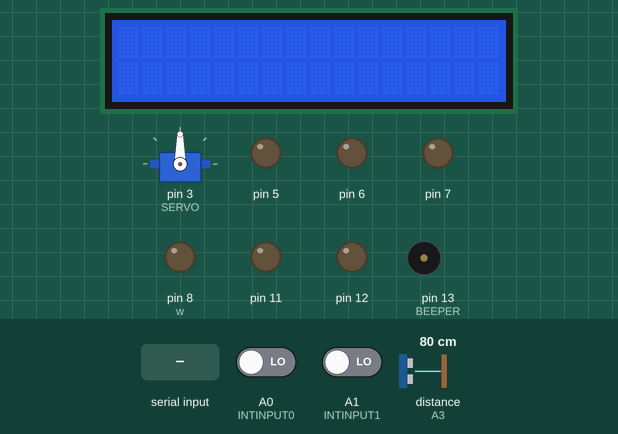
Recording of a sketch running on a simulated Arduino Uno, built with avr-gcc and run on an emulated ATmega328P. On the bench: servo, 16×2 character LCD, output pins drawn as LEDs (lit = HIGH), buzzer (waves = sounding, pin HIGH). Wiring (inferred from the names in the program): ultrasonic range finder: trigger A2; echo A3. Inputs (shaded band) come from the test bench; at power-on: distance to the obstacle (sensor on A3) 80 cm, A0 (INTINPUT0) LOW, A1 (INTINPUT1) LOW. The echo pulse lasts 58.3 µs per cm; pins used as bus, display or sensor lines are not drawn; what the sketch prints to the serial monitor is not drawn.

Above: at 1.2 s.
1.3 s: distance to the obstacle (sensor on A3) set to 2 cm
At 3.7 s:
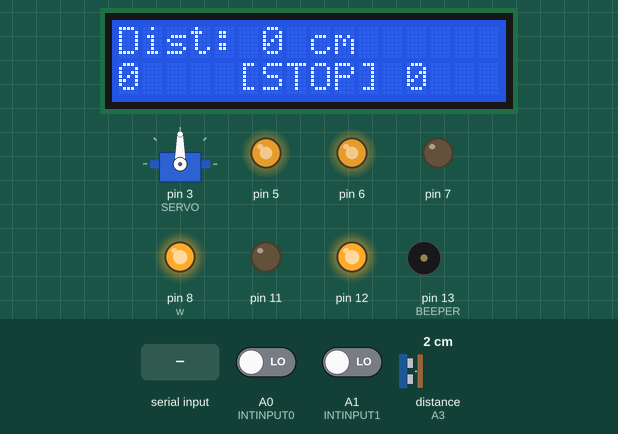
4.0 s: byte 117 ('u') received over Serial
At 4.48 s:
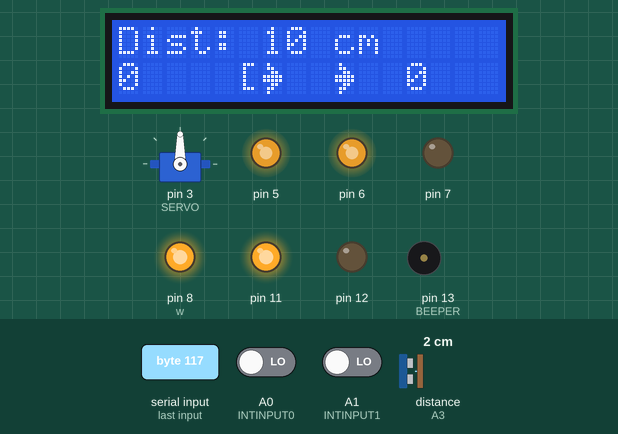
6.3 s: byte 106 ('j') received over Serial
At 6.98 s:
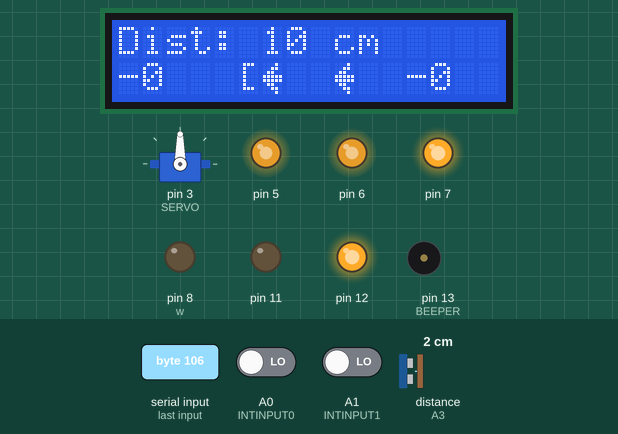
8.6 s: "1" received over Serial
At 8.95 s:
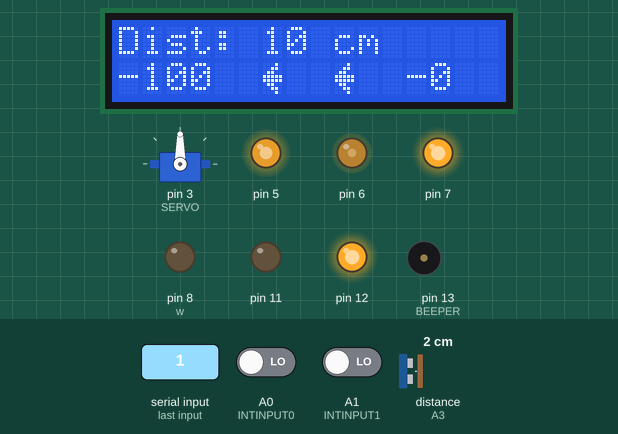
10.8 s: byte 105 ('i') received over Serial
At 11.48 s:
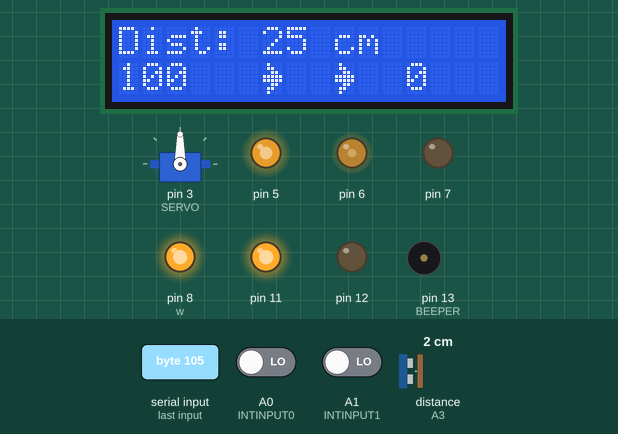
13.1 s: byte 53 ('5') received over Serial
At 14.72 s:
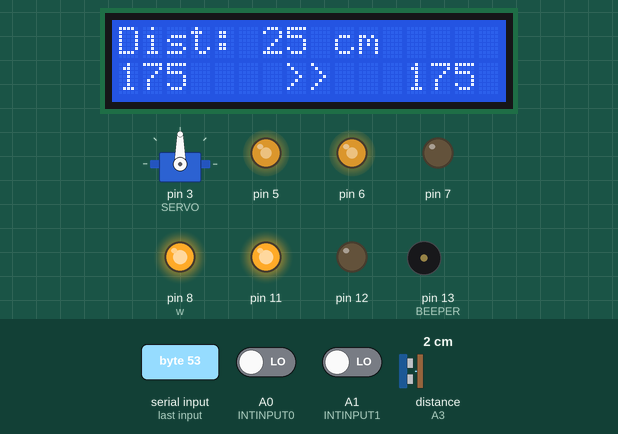
Timing chart, 0 to 16.2 s (numbered marks = the images above; inputs shaded):
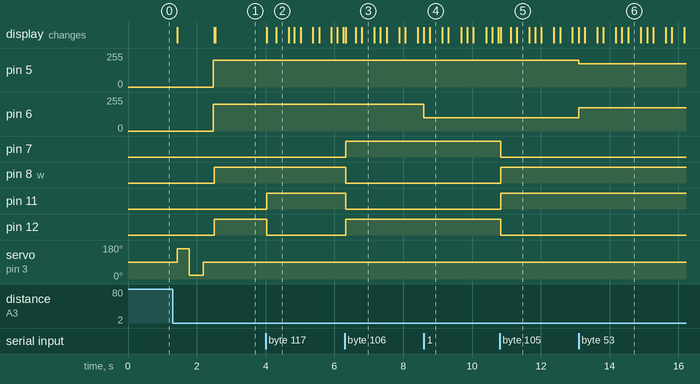

The sketch:

lab2_wheelsBasic.ino
```cpp
#include "Wheels.h"
#include "Display.h"
//#include "TimerOne.h"
#include "PinChangeInterrupt.h"
#include <Servo.h>

// NIE BRAC SAMOCHODZIKOW 0 I 2
// SAMOCHÓD NUMER 20 COŚ NIE STYKA

#define INTINPUT0 A0
#define INTINPUT1 A1
#define BEEPER 13

// piny dla sonaru (HC-SR04)
#define TRIG A2
#define ECHO A3

// pin kontroli serwo (musi być PWM)
#define SERVO 3
Servo serwo;

long int intPeriod = 500000;

volatile unsigned long cnt0, cnt1;

Wheels w;
Display d;
volatile char cmd;

unsigned long moveStart = 0;
unsigned long moveTime = 0;
unsigned long totalMoveCount = 0;

unsigned long lastDisplayUpdate = 0;
unsigned long lastSonarCheck = 0;
const unsigned long displayInterval = 150; // Odświeżaj co 150ms
const unsigned long sonarInterval = 200; // Odświeżaj co 50ms


// = #szczelin / (3.14*średnica koła np 6.5)
const float PULSES_PER_CM = 1.85;

enum movement_enum{
  NONE = 0,
  FORWARD = 1,
  BACKWARD = 2,
  TURN = 3,
};

enum car_state{
  MOVE = 0,
  SCAN = 1,
  TURN_WAIT = 2, // czekamy aż autko fizycznie skończy obrót
};

enum scan_state{
  SCAN_START = 0,
  SCAN_WAIT_LEFT = 1,
  SCAN_WAIT_RIGHT = 2,
  SCAN_DECIDE = 3,
};

scan_state scanPhase = SCAN_START;
unsigned long scanTimer = 0;
int distLeft = 0;
int distRight = 0;


int currentSpeedL = 0;
int currentSpeedR = 0;

movement_enum movement;
car_state carState = 0;

int totalDistance = 0;

/*
Napisz program, który pozwoli autku:
    wyświetlać dane z sonaru (kąt patrzenia, odległość do przeszkody) na ekranie LCD;
    zatrzymywać się przed przeszkodą;
    podejmować decyzję co do sposobu jej ominięcia;
    kontynuować jazdę .
*/

void setup() {
  Serial.begin(9600);

  pinMode(TRIG, OUTPUT);    // TRIG startuje sonar
  pinMode(ECHO, INPUT);     // ECHO odbiera powracający impuls
  serwo.attach(SERVO);
  serwo.write(90);

  pinMode(BEEPER, OUTPUT);

  // put your setup code here, to run once:
  w.attach(8,7,5,11,12,6);

  pinMode(INTINPUT0, INPUT);
  pinMode(INTINPUT1, INPUT);

  cnt0=0;
  cnt1=0;

  attachPCINT(digitalPinToPCINT(INTINPUT0), increment, CHANGE);
  attachPCINT(digitalPinToPCINT(INTINPUT1), increment, CHANGE);

  Serial.begin(9600);
  Serial.println("Forward: WAD");
  Serial.println("Back: ZXC");
  Serial.println("Stop: S");

  // delay(2000); w.setSpeed(175); turnLeft(180); goForward(100);

  d.init();
  SetState(MOVE);
}

void loop() {
  while(Serial.available())
  {
    cmd = Serial.read();
    switch(cmd)
    {
      case 'w': w.forward(); break;
      case 'x': w.back(); intPeriod = 50000*currentSpeedL; /*TimerUpdate();*/ break;
      case 'a': w.forwardLeft(); break;
      case 'd': w.forwardRight(); break;
      case 'z': w.backLeft(); break;
      case 'c': w.backRight(); break;
      case 's': w.stop(); movement = NONE; d.updateDashboard(0, 0, 0, movement);//TimerOff(); break;
      case '1': currentSpeedL = 100; w.setSpeedLeft(100); break;
      case '2': currentSpeedL = 200; w.setSpeedLeft(200); break;
      case '9': currentSpeedR = 100; w.setSpeedRight(100); break;
      case '0': currentSpeedR = 200; w.setSpeedRight(200); break;
      case '5': currentSpeedL = 175; currentSpeedR = 175; w.setSpeed(175); break;
      case '6': currentSpeedL = 125; currentSpeedR = 125; w.setSpeed(125); break;
      case 'u': goForward(10); break;
      case 'j': goBack(10); break;
      case 'i': goForward(25); break;
      case 'k': goBack(100); break;
      case 'y': turnRight(90); break;
      case 't': turnLeft(90); break;
      case '3': serwo.write(45); break;
      case '4': serwo.write(135); break;
    }
  }

  if (movement != NONE) {
    //unsigned long elapsed = millis() - moveStart;
    unsigned long elapsedCnt = (cnt0 > cnt1) ? cnt0 : cnt1;

    //if (elapsed >= moveTime) {
    if (elapsedCnt >= totalMoveCount) {
      w.stop();
      movement = NONE;
      //TimerOff();
      d.updateDashboard(0, 0, 0, movement);
    }
    else {
      // Wywołuj odświeżanie tylko raz na 150ms
      if (millis() - lastDisplayUpdate >= displayInterval) {
        //int remaining = totalDistance - (elapsed / 25);
        // remaining = totalDistance * (1 - elapsedCnt / totalMoveCount) wspolny mianownik
        int remaining = (int)(((unsigned long)(totalMoveCount - elapsedCnt) * totalDistance) / totalMoveCount);
        d.updateDashboard(remaining, currentSpeedL, currentSpeedR, movement);
        lastDisplayUpdate = millis();
      }
    }
  }

  // Jeśli jedziemy, sprawdzaj odległość
  if(carState == MOVE) {
    if(millis() - lastSonarCheck >= sonarInterval) {
      lastSonarCheck = millis();
      unsigned int sonarCheck = GetSonarDistance();

      if(sonarCheck > 0 && sonarCheck <= 40) { // Dodałem > 0, bo HC-SR04 czasem zwraca 0 przy błędzie
        SetState(SCAN); // Przeszkoda! Zatrzymaj się i skanuj
      }
    }
  }

  // Jeśli jesteśmy w trybie skanowania, wywołuj funkcję radaru
  if(carState == SCAN) {
    PerformScan();
  }

  // Jeśli autko skończyło skręcać, ruszaj znowu przed siebie
  if(carState == TURN_WAIT) {
    // Kiedy turnLeft/turnRight zliczy impulsy z kół, ustawia movement = NONE.
    // To dla nas sygnał, że skręt zakończony!
    if(movement == NONE) {
      SetState(MOVE);
    }
  }
}


unsigned int GetSonarDistance(){
  unsigned long tot;      // czas powrotu (time-of-travel)
  unsigned int distance;

/* uruchamia sonar (puls 10 ms na `TRIGGER')
 * oczekuje na powrotny sygnał i aktualizuje
 */
  digitalWrite(TRIG, HIGH);
  delayMicroseconds(12); //microseconds
  digitalWrite(TRIG, LOW);
  tot = pulseIn(ECHO, HIGH);

/* prędkość dźwięku = 340m/s => 1 cm w 29 mikrosekund
 * droga tam i z powrotem, zatem:
 */
  distance = tot/58;
  return distance;
}


void SetState(car_state newState){
  if(carState == newState) return;

  if(newState == MOVE){
    serwo.write(90);
    carState = MOVE;
    movement = NONE;
    w.setSpeed(150);
    w.forward();
  }
  else if(newState == SCAN){
    carState = SCAN;
    w.stop();
    movement = NONE;
    scanPhase = SCAN_START;
    d.updateDashboard(0, 0, 0, movement);
  }
  else if(newState == TURN_WAIT){
    carState = TURN_WAIT;
    // Nie wywołujemy w.stop(), bo turnLeft/turnRight same zarządzają silnikami
  }
}


void PerformScan() {
  switch (scanPhase) {

    case SCAN_START:
      serwo.write(160); // Patrz w lewo (160 stopni)
      scanTimer = millis();
      scanPhase = SCAN_WAIT_LEFT; // Przejdź do następnego kroku
      break;

    case SCAN_WAIT_LEFT:
      if (millis() - scanTimer >= 350) { // Czekamy 350ms na ruch serwa
        distLeft = GetSonarDistance();
        Serial.print("Lewo: "); Serial.println(distLeft);

        serwo.write(20); // Patrz w prawo (20 stopni)
        scanTimer = millis();
        scanPhase = SCAN_WAIT_RIGHT;
      }
      break;

    case SCAN_WAIT_RIGHT:
      if (millis() - scanTimer >= 400) { // Czekamy 400ms (dłuższy ruch przez cały przód)
        distRight = GetSonarDistance();
        Serial.print("Prawo: "); Serial.println(distRight);

        serwo.write(90); // Wróć na środek
        scanTimer = millis();
        scanPhase = SCAN_DECIDE;
      }
      break;

    case SCAN_DECIDE:
      if (millis() - scanTimer >= 300) { // Czekamy aż głowa wróci na środek
        // decyzja
        if (distLeft > distRight) {
          Serial.println("Decyzja: Skret w LEWO");
          w.setSpeed(200);
          turnLeft(90);
        } else {
          Serial.println("Decyzja: Skret w PRAWO");
          w.setSpeed(200);
          turnRight(90);
        }

        movement = TURN;
        scanPhase = SCAN_START; // Resetujemy maszynę skanującą na przyszłość
        SetState(TURN_WAIT);    // Zmieniamy stan auta - teraz czeka na koniec obrotu!
      }
      break;
  }
}


// zmienia wartość pinu BEEPER
void doBeep() {
  digitalWrite(BEEPER, digitalRead(BEEPER) ^ 1);
}


void goForward(int cm) {
  //moveTime = cm * 25;      // czas ruchu
  //totalMoveCount = cm * currentSpeedL / 110;
  totalMoveCount = (unsigned long)(cm * PULSES_PER_CM);
  totalDistance = cm;

  moveStart = millis();
  resetCount();
  movement = FORWARD;

  d.updateDashboard(cm, currentSpeedL, currentSpeedR, movement);
  w.forward();
}


void goBack(int cm) {
  //moveTime = cm * 25;      // czas ruchu
  totalMoveCount = (unsigned long)(cm * PULSES_PER_CM);
  totalDistance = cm;

  moveStart = millis();
  resetCount();
  movement = BACKWARD;

  intPeriod = 3000L * currentSpeedL;
  //TimerUpdate();

  d.updateDashboard(cm, currentSpeedL, currentSpeedR, movement);
  w.back();
}


void turnLeft(int degrees){
  float distanceToTravel = (degrees / 360.0) * (105); // change 31 to PI * odległość między środkami kół
  totalMoveCount = (unsigned long)(distanceToTravel * PULSES_PER_CM);

  resetCount();
  movement = FORWARD; //TODO nowy typ TURN

  d.updateDashboard(degrees, currentSpeedL, currentSpeedR, movement);
  w.forwardLeft();
  w.backRight();
}

void turnRight(int degrees){
  float distanceToTravel = (degrees / 360.0) * (105); // change 31 to PI * odległość między środkami kół
  totalMoveCount = (unsigned long)(distanceToTravel * PULSES_PER_CM);

  resetCount();
  movement = FORWARD; //TODO nowy typ TURN + remainingDegrees in loop

  d.updateDashboard(degrees, currentSpeedL, currentSpeedR, movement);
  w.backLeft();
  w.forwardRight();
}

void resetCount(){
  cnt0 = 0;
  cnt1 = 0;
}

void increment() {
  if(digitalRead(INTINPUT0))
    cnt0++;
  if(digitalRead(INTINPUT1))
    cnt1++;
}
```

Display.cpp
```cpp
#include <Arduino.h>
#include <LiquidCrystal_I2C.h>
#include "Display.h"

byte LCDAddress = 0x27; //0x27
LiquidCrystal_I2C lcd(LCDAddress, 16, 2);

// Definicje własnych znaków
uint8_t arrowRight[8] = {0b01000, 0b01100, 0b00110, 0b11111, 0b11111, 0b00110, 0b01100, 0b01000};
uint8_t arrowLeft[8]  = {0b00010, 0b00110, 0b01100, 0b11111, 0b11111, 0b01100, 0b00110, 0b00010};

Display::Display() {}

void Display::init() {
    lcd.init();
    lcd.backlight();
    lcd.createChar(0, arrowRight);
    lcd.createChar(1, arrowLeft);
    lcd.clear();
}

void Display::updateDashboard(int remainingDist, int speedL, int speedR, int movement) {
    // line 1
    lcd.setCursor(0, 0);
    lcd.print("Dist: ");
    lcd.print(remainingDist);
    lcd.print(" cm    "); // Spacje czyszczą pozostałości po dłuższych liczbach

    // line 2
    // left wheels (Speed L)
    lcd.setCursor(0, 1);
    if (movement == 2) lcd.print("-"); // BACKWARD
    lcd.print(speedL);
    lcd.print("  "); // Czyści resztki

    // animation
    lcd.setCursor(6, 1);
    if (movement == 1) { // FORWARD
        // Prosta animacja migająca strzałkami zależna od czasu
        if ((millis() / 250) % 2 == 0) lcd.print(" >> ");
        else lcd.write(0); lcd.print("  "); lcd.write(0);
    }
    else if (movement == 2) { // BACKWARD
        if ((millis() / 250) % 2 == 0) lcd.print(" << ");
        else lcd.write(1); lcd.print("  "); lcd.write(1);
    }
    else { // STOP (NONE)
        lcd.setCursor(5, 1);
        lcd.print("[STOP]");
    }

    // right wheels (Speed R)
    lcd.setCursor(12, 1);
    if (movement == 2) lcd.print("-"); // BACKWARD
    lcd.print(speedR);
    lcd.print("  ");
}
```

Display.h
```cpp
/*
 * prosta implementacja klasy obsługującej
 * silniki pojazdu za pośrednictwem modułu L298
 *
 * Sterowanie odbywa się przez:
 * 1)  powiązanie odpowiednich pinów I/O Arduino metodą attach()
 * 2)  ustalenie prędkości setSpeed*()
 * 3)  wywołanie funkcji ruchu
 *
 * TODO:
 *  - zabezpieczenie przed ruchem bez attach()
 *  - ustawienie domyślnej prędkości != 0
 */


#include <Arduino.h>


#ifndef Display_h
#define Display_h


class Display {
    public:
        Display();
        void init();
        void updateDashboard(int remainingDist, int speedL, int speedR, int movement);

    // private:
    //     int pinsRight[3];
    //     int pinsLeft[3];
};


#endif
```

Wheels.cpp
```cpp
#include <Arduino.h>

#include "Wheels.h"


#define SET_MOVEMENT(side,f,b) digitalWrite( side[0], f);\
                               digitalWrite( side[1], b)

Wheels::Wheels()
{ }

void Wheels::attachRight(int pF, int pB, int pS)
{
    pinMode(pF, OUTPUT);
    pinMode(pB, OUTPUT);
    pinMode(pS, OUTPUT);
    this->pinsRight[0] = pF;
    this->pinsRight[1] = pB;
    this->pinsRight[2] = pS;
}


void Wheels::attachLeft(int pF, int pB, int pS)
{
    pinMode(pF, OUTPUT);
    pinMode(pB, OUTPUT);
    pinMode(pS, OUTPUT);
    this->pinsLeft[0] = pF;
    this->pinsLeft[1] = pB;
    this->pinsLeft[2] = pS;
}

void Wheels::setSpeedRight(uint8_t s)
{
    analogWrite(this->pinsRight[2], s);
}

void Wheels::setSpeedLeft(uint8_t s)
{
    analogWrite(this->pinsLeft[2], s);
}

void Wheels::setSpeed(uint8_t s)
{
    setSpeedLeft(s);
    setSpeedRight(s);
}

/*
  fioletowy lewy przód
  szary lewy tył
  cyjan prawy przód
  niebieski prawy tył
  millis
*/

void Wheels::attach(int pRF, int pRB, int pRS, int pLF, int pLB, int pLS)
{ //w.attach(7,8,5,12,11,6);
    this->attachRight(pRF, pRB, pRS);
    this->attachLeft(pLF, pLB, pLS);
}

void Wheels::forwardLeft()
{
    SET_MOVEMENT(pinsLeft, HIGH, LOW);
}

void Wheels::forwardRight()
{
    SET_MOVEMENT(pinsRight, HIGH, LOW);
}

void Wheels::backLeft()
{
    SET_MOVEMENT(pinsLeft, LOW, HIGH);
}

void Wheels::backRight()
{
    SET_MOVEMENT(pinsRight, LOW, HIGH);
}

void Wheels::forward()
{
    this->forwardLeft();
    this->forwardRight();
}

void Wheels::back()
{
    this->backLeft();
    this->backRight();
}

void Wheels::stopLeft()
{
    SET_MOVEMENT(pinsLeft, LOW, LOW);
}

void Wheels::stopRight()
{
    SET_MOVEMENT(pinsRight, LOW, LOW);
}

void Wheels::stop()
{
    this->stopLeft();
    this->stopRight();
}

void Wheels::goForward(int cm){
    this->forward();
    delay(cm*50);
    this->stop();
}

void Wheels::goBack(int cm){
    this->back();
    delay(cm*50);
    this->stop();
}
```

Wheels.h
```cpp
/*
 * prosta implementacja klasy obsługującej
 * silniki pojazdu za pośrednictwem modułu L298
 *
 * Sterowanie odbywa się przez:
 * 1)  powiązanie odpowiednich pinów I/O Arduino metodą attach()
 * 2)  ustalenie prędkości setSpeed*()
 * 3)  wywołanie funkcji ruchu
 *
 * TODO:
 *  - zabezpieczenie przed ruchem bez attach()
 *  - ustawienie domyślnej prędkości != 0
 */


#include <Arduino.h>


#ifndef Wheels_h
#define Wheels_h


class Wheels {
    public:
        Wheels();
        /*
         *  pinForward - wejście "naprzód" L298
         *  pinBack    - wejście "wstecz" L298
         *  pinSpeed   - wejście "enable/PWM" L298
         */
        void attachRight(int pinForward, int pinBack, int pinSpeed);
        void attachLeft(int pinForward, int pinBack, int pinSpeed);
        void attach(int pinRightForward, int pinRightBack, int pinRightSpeed,
                    int pinLeftForward, int pinLeftBack, int pinLeftSpeed);
        /*
         *  funkcje ruchu
         */
        void forward();
        void forwardLeft();
        void forwardRight();
        void back();
        void backLeft();
        void backRight();
        void stop();
        void stopLeft();
        void stopRight();
        /*
         *  ustawienie prędkości obrotowej (przez PWM)
         *   - minimalna efektywna wartość 60
         *      może zależeć od stanu naładowania baterii
         */
        void setSpeed(uint8_t);
        void setSpeedRight(uint8_t);
        void setSpeedLeft(uint8_t);

        void goForward(int cm);
        void goBack(int cm);

    private:
        int pinsRight[3];
        int pinsLeft[3];
};


#endif
```

Measured:
- after the input at 1.3 s, pin 5, pin 6: 0/255 → 200/255 after 1.2 s; pin 8 (w), pin 12: LOW → HIGH after 1.2 s; servo on pin 3 (SERVO): 90° → 160° after 0.13 s, → 20° 0.35 s later, → 90° 0.40 s later; the display: changes after 0.13 s (image 1)
- after the input at 4.0 s, pin 11: LOW → HIGH at once; pin 12: HIGH → LOW at once; the display: first changes at once (image 2 shows a later state)
- after the input at 6.3 s, pin 7, pin 12: LOW → HIGH at once; pin 8 (w), pin 11: HIGH → LOW at once; the display: changes at once (image 3)
- after the input at 8.6 s, pin 6: 200/255 → 100/255 at once; the display: first differs from a run without the input after 0.17 s (image 4)
- after the input at 10.8 s, pin 7, pin 12: HIGH → LOW at once; pin 8 (w), pin 11: LOW → HIGH at once; the display: changes at once (image 5)
- after the input at 13.1 s, pin 5: 200/255 → 175/255 at once; pin 6: 100/255 → 175/255 at once; the display: first differs from a run without the input after 0.18 s (image 6 shows a later state)
